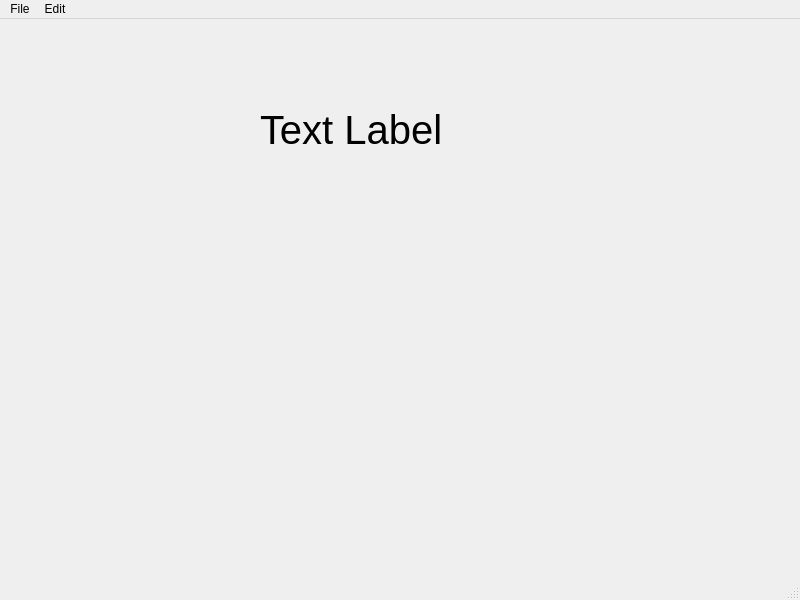
<?xml version="1.0" encoding="UTF-8"?>
<ui version="4.0">
 <class>MainWindow</class>
 <widget class="QMainWindow" name="MainWindow">
  <property name="geometry">
   <rect>
    <x>0</x>
    <y>0</y>
    <width>800</width>
    <height>600</height>
   </rect>
  </property>
  <property name="windowTitle">
   <string>MainWindow</string>
  </property>
  <widget class="QWidget" name="centralwidget">
   <widget class="QLabel" name="label">
    <property name="geometry">
     <rect>
      <x>260</x>
      <y>80</y>
      <width>291</width>
      <height>61</height>
     </rect>
    </property>
    <property name="font">
     <font>
      <pointsize>30</pointsize>
      <weight>50</weight>
      <italic>false</italic>
      <bold>false</bold>
     </font>
    </property>
    <property name="text">
     <string>Text Label</string>
    </property>
   </widget>
  </widget>
  <widget class="QMenuBar" name="menubar">
   <property name="geometry">
    <rect>
     <x>0</x>
     <y>0</y>
     <width>800</width>
     <height>21</height>
    </rect>
   </property>
   <widget class="QMenu" name="menuFile">
    <property name="title">
     <string>File</string>
    </property>
    <addaction name="actionNew"/>
    <addaction name="actionSave"/>
   </widget>
   <widget class="QMenu" name="menuEdit">
    <property name="title">
     <string>Edit</string>
    </property>
    <addaction name="actionCopy"/>
    <addaction name="actionPaste"/>
   </widget>
   <addaction name="menuFile"/>
   <addaction name="menuEdit"/>
  </widget>
  <widget class="QStatusBar" name="statusbar"/>
  <action name="actionNew">
   <property name="text">
    <string>New</string>
   </property>
   <property name="statusTip">
    <string>Create a new file</string>
   </property>
   <property name="shortcut">
    <string>Ctrl+N</string>
   </property>
  </action>
  <action name="actionSave">
   <property name="text">
    <string>Save</string>
   </property>
   <property name="statusTip">
    <string>Save a file</string>
   </property>
   <property name="shortcut">
    <string>Ctrl+S</string>
   </property>
  </action>
  <action name="actionCopy">
   <property name="text">
    <string>Copy</string>
   </property>
   <property name="statusTip">
    <string>Copy a file</string>
   </property>
   <property name="shortcut">
    <string>Ctrl+C</string>
   </property>
  </action>
  <action name="actionPaste">
   <property name="text">
    <string>Paste</string>
   </property>
   <property name="statusTip">
    <string>Paste a file</string>
   </property>
   <property name="shortcut">
    <string>Ctrl+V</string>
   </property>
  </action>
 </widget>
 <resources/>
 <connections/>
</ui>
